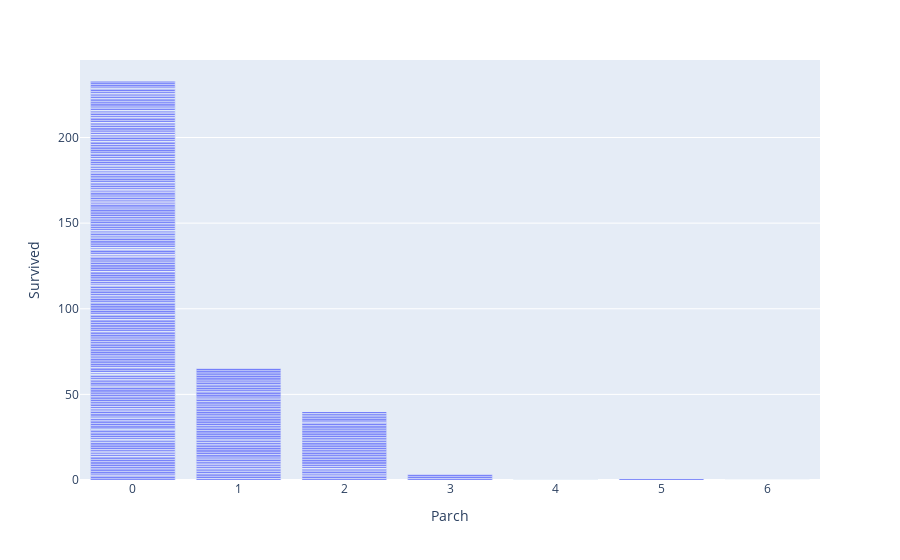

Notebook cell for this chart:
### Code cell
plty.bar(x='Parch',y='Survived',data_frame=df,)

### Figure 1 — Plotly figure (JSON) as saved in the notebook; plotly's stock layout.template omitted (floating-point values rounded to 4 significant figures; data arrays with more than 128 entries replaced by an {"elided": "..."} marker saying what was removed)
{"data": [{"alignmentgroup": "True", "hovertemplate": "Parch=%{x}<br>Survived=%{y}<extra></extra>", "legendgroup": "", "marker": {"color": "#636efa"}, "name": "", "offsetgroup": "", "orientation": "v", "showlegend": false, "textposition": "auto", "type": "bar", "x": {"elided": "891 int values"}, "xaxis": "x", "y": {"elided": "891 int values"}, "yaxis": "y"}], "layout": {"barmode": "relative", "legend": {"tracegroupgap": 0}, "margin": {"t": 60}, "xaxis": {"anchor": "y", "domain": [0, 1], "title": {"text": "Parch"}}, "yaxis": {"anchor": "x", "domain": [0, 1], "title": {"text": "Survived"}}}}
